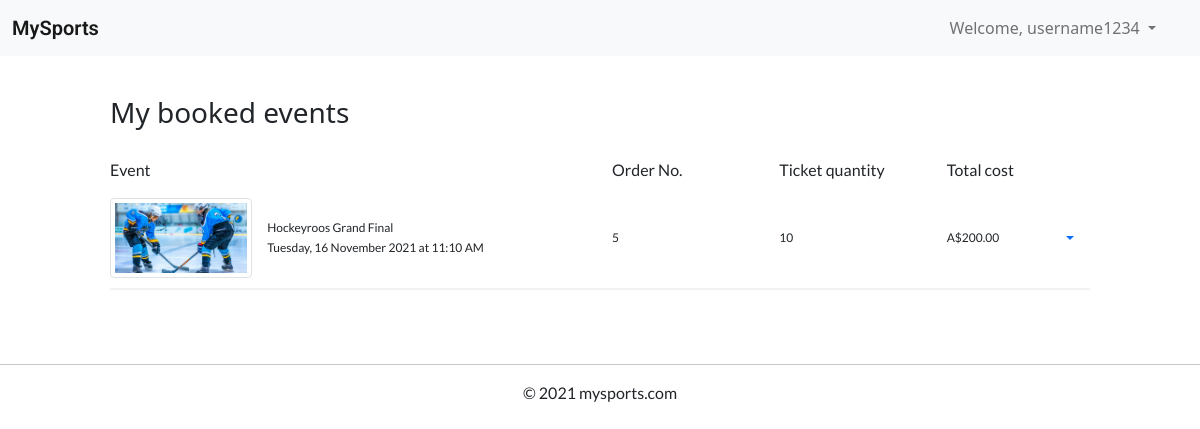
/booked-events (signed in), run on the app's committed database.
### website/models.py (models this page shows, shortened)
class User(db.Model, UserMixin):
    __tablename__='users' # good practice to specify table name
    user_id = db.Column(db.Integer, primary_key=True, autoincrement=True)
    username = db.Column(db.String(20), index=True, unique=True)
    email = db.Column(db.String(100), index=True, unique=True)
    contact_number = db.Column(db.Integer, unique=True, index=True)
    address = db.Column(db.String(100), index=True, unique=True)
    password_hash = db.Column(db.String(255), nullable=False)
    comments = db.relationship('Comment')
    events = db.relationship('Event')
    orders = db.relationship('Order')

class Order(db.Model):
    __tablename__ = 'orders'
    order_id = db.Column(db.Integer, primary_key=True, autoincrement=True)
    ticket_quantity = db.Column(db.Integer(), default=0)
    order_date = db.Column(db.DateTime())
    total_cost = db.Column(db.Float())
    user_id = db.Column(db.Integer, db.ForeignKey('users.user_id'))
    event_id = db.Column(db.Integer, db.ForeignKey('events.event_id'))
    @property
    def event(self) -> Event:
        return Event.query.filter_by(event_id=self.event_id).first()
    @property
    def total_cost(self) -> float:
        return self.ticket_quantity * self.event.price

class Event(db.Model):
    __tablename__ = 'events'
    event_id = db.Column(db.Integer, primary_key=True, autoincrement=True)
    title = db.Column(db.String(80))
    description = db.Column(db.String(2000))
    sport = db.Column(db.String(20))
    image = db.Column(db.String(100))
    venue = db.Column(db.String(50))
    address = db.Column(db.String(150))
    start_time = db.Column(db.DateTime())
    end_time = db.Column(db.DateTime())
    status = db.Column(db.String(15))
    tickets_total = db.Column(db.Integer())
    price = db.Column(db.Float())
    user_id = db.Column(db.Integer(), db.ForeignKey('users.user_id'))
    orders = db.relationship('Order')
    comments = db.relationship('Comment')
    def formatted_time(self, time:datetime):
        return '{}, {} {} {} at {}'.format(get_day(time.weekday()),
                                                time.day,
                                                get_month(time.month - 1),
                                                time.year,
                                                time.strftime("%I:%M %p"))

### website/views.py (the view)
@bp.route('/booked-events')
@login_required
def booked_events():
    orders = current_user.orders
    return render_template('booked_events.html', orders=orders)

### website/models.py (called while the page is built)
def get_day(day:int):
    return days_of_week[day]

def get_month(month:int):
    return months[month]

### website/templates/booked_events.html (shortened to what this page needs)
{% extends "base.html" %}
{% block content %}
<div class="container-fluid">
  <div class="col-12 col-lg-10 mx-auto">
    <div class="div-2"></div>
    <h3>My booked events</h3>
    <div class="div-1"></div>
    <div class="row">
      <div class="col-6">
        <p>Event</p>
      </div>
      <div class="col-2">
        <p>Order No.</p>
      </div>
      <div class="col-2">
        <p>Ticket quantity</p>
      </div>
      <div class="col-2">
        <p>Total cost</p>
      </div>
    </div>
    {% if orders|length > 0 %}
    {% for order in orders %}
    <div class="my-event-container">
      <div class="row">
        <div class="col-6 d-flex">
          <img class="img-fluid img-thumbnail float-left my-auto"
            src="{{ url_for('main.download', filename=order.event.image) }}">
          <div class="my-auto">
            <p>{{ order.event.title }}</p>
            <p>{{ order.event.formatted_time(order.event.start_time) }}</p>
          </div>
        </div>
        <div class="col-2 d-flex">
          <p class="my-auto">{{ order.order_id|string }}</p>
        </div>
        <div class="col-2 d-flex">
          <p class="my-auto">{{ order.ticket_quantity }}</p>
        </div>
        <div class="col-2 d-flex">
          <p class="my-auto">A${{ "%.2f"|format(order.total_cost) }}</p>
          <div class="dropdown my-auto ms-auto">
            <a class="nav-link dropdown-toggle" href="#" data-bs-toggle="dropdown"></a>
          </div>
        </div>
      </div>
    </div>
    <div class="div-1"></div>
    {% endfor %}
    {% else %}
    <div class="div-1"></div>
    <p>You have no booked events to display</p>
    <div class="div-1"></div>
    {% endif %}
  </div>
</div>
<div class="div-2"></div>
{% endblock %}

### website/templates/base.html (shortened to what this page needs)
<!doctype html>
<html>
<head>
  <link rel="stylesheet" href="{{ url_for('static', filename='css/style.css') }}">
    <link href="https://cdn.jsdelivr.net/npm/bootstrap@5.1.0/dist/css/bootstrap.min.css" rel="stylesheet"
>
  </head>
<body>
    <nav class="navbar navbar-expand-lg navbar-light bg-light">
        <div class="container-fluid">
          <a class="navbar-brand" href="{{ url_for('main.index') }}">MySports</a>
          <div class="collapse navbar-collapse" id="navbarScroll">
            <div class="div-1"></div>
              {% if current_user.is_authenticated %}
              <ul class="navbar-nav my-2 my-lg-0 d-flex ms-auto me-4" >
                <li class="nav-item dropdown">
                  <a class="nav-link dropdown-toggle" href="#" id="navbarDropdownMenuLink" role="button" data-bs-toggle="dropdown" aria-expanded="false">
                  Welcome, {{ current_user.username }}
                </a>
                {% endif %}
              </li>
            </ul>
          </div>
        </div>
      </nav>
    <main>
        {% block content %}{% endblock %}
    </main>
    <footer>
        <div class="myfooter">
            <hr>
            <p>© 2021 mysports.com</p>
            <div style="padding: 30px;"></div>
        </div>
    </footer>
</body>
</html>

### website/static/css/style.css (style rules this page uses)
.myfooter { text-align: center; }
.div-1 { padding: 10px; }
.div-2 { padding: 20px; }
p { font-family: 'Lato', sans-serif; }
.navbar-brand { font-family: 'Roboto', sans-serif; font-weight: 600; font-size: 25px; }
body, html { height: 100%; }
div.my-event-container { box-shadow: 0px 2px 0px 0px rgb(0 0 0 / 5%); padding-bottom: 10px; }
div.my-event-container p { font-size: 12px; padding: 0px; margin: 2px 0; }
div.my-event-container img { height: 80px; aspect-ratio: 16 / 9; object-fit: cover; margin-right: 15px; }
.float-left { float: left; }

### data on the page
User: username "username1234"
Order: image (picture), event "Hockeyroos Grand Final", event.formatted_time "Tuesday, 16 November 2021 at 11:10 AM", order_id "5", ticket_quantity "10", total_cost "200.00"
